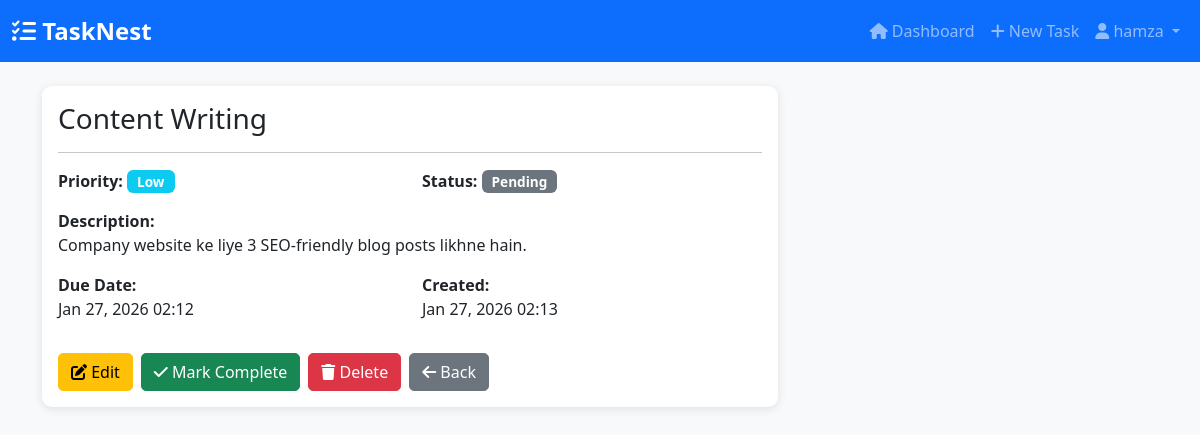
/task/6/ (signed in), run on the app's committed database.
### tasks/models.py (models this page shows, shortened)
class Task(models.Model):
    PRIORITY_CHOICES = [
        ('low', 'Low'),
        ('medium', 'Medium'),
        ('high', 'High'),
    ]
    STATUS_CHOICES = [
        ('pending', 'Pending'),
        ('in_progress', 'In Progress'),
        ('completed', 'Completed'),
    ]
    user = models.ForeignKey(User, on_delete=models.CASCADE, related_name='tasks')
    title = models.CharField(max_length=200)
    description = models.TextField(blank=True)
    priority = models.CharField(max_length=10, choices=PRIORITY_CHOICES, default='medium')
    status = models.CharField(max_length=15, choices=STATUS_CHOICES, default='pending')
    due_date = models.DateTimeField(null=True, blank=True)
    created_at = models.DateTimeField(auto_now_add=True)
    updated_at = models.DateTimeField(auto_now=True)
    completed_at = models.DateTimeField(null=True, blank=True)
    class Meta:
        ordering = ['-created_at']

### tasks/views.py (the view)
# urls.py: path('task/<int:pk>/', views.task_detail_view, name='task_detail'),
@login_required
def task_detail_view(request, pk):
    task = get_object_or_404(Task, pk=pk, user=request.user)
    return render(request, 'tasks/task_detail.html', {'task': task})

### tasks/templates/tasks/task_detail.html (shortened to what this page needs)
{% extends 'tasks/base.html' %}
{% block content %}
<div class="row">
    <div class="col-md-8">
        <div class="card">
            <div class="card-body">
                <h3 class="card-title">{{ task.title }}</h3>
                <hr>
                <div class="row mb-3">
                    <div class="col-md-6">
                        <strong>Priority:</strong>
                        {% if task.priority == 'high' %}
                        <span class="badge bg-danger">High</span>
                        {% elif task.priority == 'medium' %}
                        <span class="badge bg-warning">Medium</span>
                        {% else %}
                        <span class="badge bg-info">Low</span>
                        {% endif %}
                    </div>
                    <div class="col-md-6">
                        <strong>Status:</strong>
                        {% if task.status == 'completed' %}
                        <span class="badge bg-success">Completed</span>
                        {% elif task.status == 'in_progress' %}
                        <span class="badge bg-primary">In Progress</span>
                        {% else %}
                        <span class="badge bg-secondary">Pending</span>
                        {% endif %}
                    </div>
                </div>
                <div class="mb-3">
                    <strong>Description:</strong>
                    <p>{{ task.description|default:"No description provided" }}</p>
                </div>
                <div class="row mb-3">
                    <div class="col-md-6">
                        <strong>Due Date:</strong>
                        <p>{{ task.due_date|date:"M d, Y H:i"|default:"Not set" }}</p>
                    </div>
                    <div class="col-md-6">
                        <strong>Created:</strong>
                        <p>{{ task.created_at|date:"M d, Y H:i" }}</p>
                    </div>
                </div>
                {% if delete_mode %}
                <div class="alert alert-danger">
                    <h5>Confirm Deletion</h5>
                    <p>Are you sure you want to delete this task? This action cannot be undone.</p>
                    <form method="post" class="d-inline">
                        {% csrf_token %}
                        <button type="submit" class="btn btn-danger">
                            <i class="fas fa-trash"></i> Yes, Delete
                        </button>
                        <a href="{% url 'tasks:dashboard' %}" class="btn btn-secondary">Cancel</a>
                    </form>
                </div>
                {% else %}
                <div class="d-flex gap-2">
                    <a href="{% url 'tasks:task_update' task.pk %}" class="btn btn-warning">
                        <i class="fas fa-edit"></i> Edit
                    </a>
                    {% if task.status != 'completed' %}
                    <a href="{% url 'tasks:task_complete' task.pk %}" class="btn btn-success">
                        <i class="fas fa-check"></i> Mark Complete
                    </a>
                    {% endif %}
                    <a href="{% url 'tasks:task_delete' task.pk %}" class="btn btn-danger">
                        <i class="fas fa-trash"></i> Delete
                    </a>
                    <a href="{% url 'tasks:dashboard' %}" class="btn btn-secondary">
                        <i class="fas fa-arrow-left"></i> Back
                    </a>
                </div>
                {% endif %}
            </div>
        </div>
    </div>
</div>
{% endblock %}

### tasks/templates/tasks/base.html (shortened to what this page needs)
<!DOCTYPE html>
<html lang="en">
<head>
    <link href="https://cdn.jsdelivr.net/npm/bootstrap@5.3.0/dist/css/bootstrap.min.css" rel="stylesheet">
    <link rel="stylesheet" href="https://cdnjs.cloudflare.com/ajax/libs/font-awesome/6.4.0/css/all.min.css">
    {% load static %}
    <link rel="stylesheet" href="{% static 'tasks/css/style.css' %}">
</head>
<body>
    {% if user.is_authenticated %}
    <nav class="navbar navbar-expand-lg navbar-dark bg-primary">
        <div class="container-fluid">
            <a class="navbar-brand" href="{% url 'tasks:dashboard' %}">
                <i class="fas fa-tasks"></i> TaskNest
            </a>
            <div class="collapse navbar-collapse" id="navbarNav">
                <ul class="navbar-nav ms-auto">
                    <li class="nav-item">
                        <a class="nav-link" href="{% url 'tasks:dashboard' %}">
                            <i class="fas fa-home"></i> Dashboard
                        </a>
                    </li>
                    <li class="nav-item">
                        <a class="nav-link" href="{% url 'tasks:task_create' %}">
                            <i class="fas fa-plus"></i> New Task
                        </a>
                    </li>
                    <li class="nav-item dropdown">
                        <a class="nav-link dropdown-toggle" href="#" id="navbarDropdown" role="button" data-bs-toggle="dropdown">
                            <i class="fas fa-user"></i> {{ user.username }}
                        </a>
                    </li>
                </ul>
            </div>
        </div>
    </nav>
    {% endif %}
    <main class="container mt-4">
        {% block content %}{% endblock %}
    </main>
</body>
</html>

### tasks/static/tasks/css/style.css (style rules this page uses)
body { background-color: #f8f9fa; font-family: 'Segoe UI', Tahoma, Geneva, Verdana, sans-serif; }
.navbar-brand { font-weight: bold; font-size: 1.5rem; }
.card { border: none; border-radius: 10px; box-shadow: 0 2px 10px rgba(0,0,0,0.1); }
.btn { border-radius: 5px; }
.badge { padding: 5px 10px; font-size: 0.85rem; }

### data on the page
Task: title "Content Writing", description "Company website ke liye 3 SEO-friendly blog posts likhne hain.", due_date "Jan 27, 2026 02:12", created_at "Jan 27, 2026 02:13"

### other printed values
{{ user.username }} "hamza"
